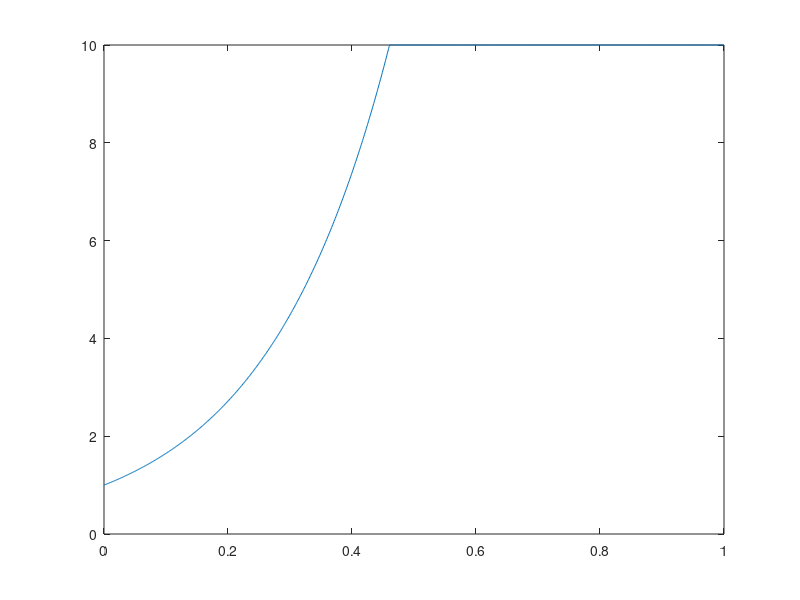

MATLAB code for this plot:
%% MATLAB Primer Problem 2
t = [0:1000]/1000; %% 1000 element array from 0 to 1
f =  exp(5*t);
f(f >= 10) = 10;
plot(t, f)
